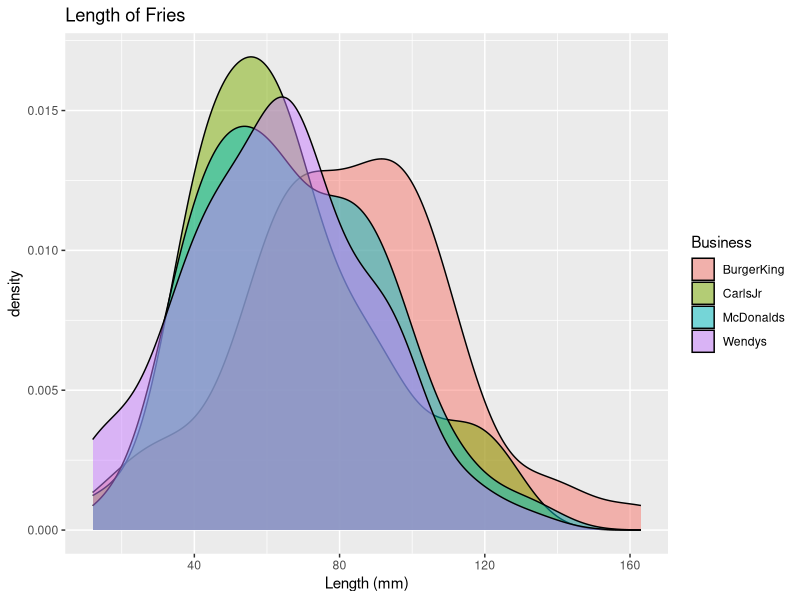
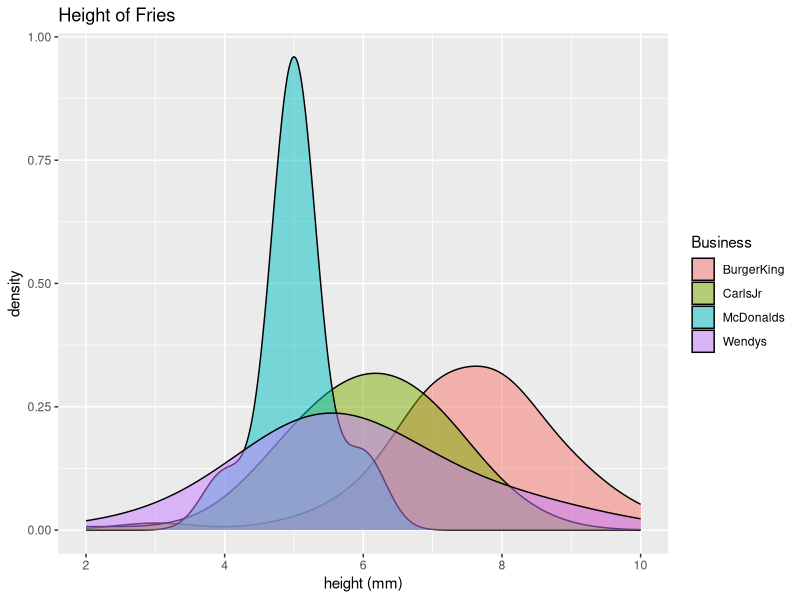
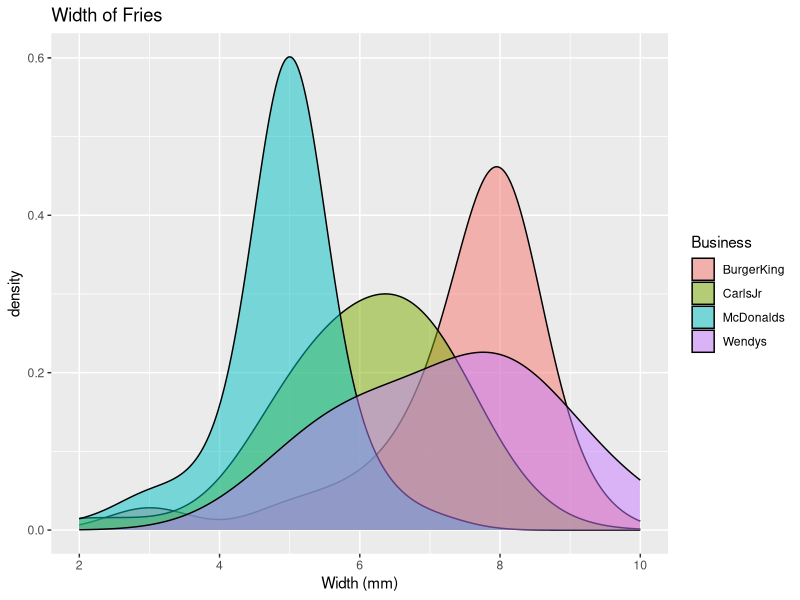
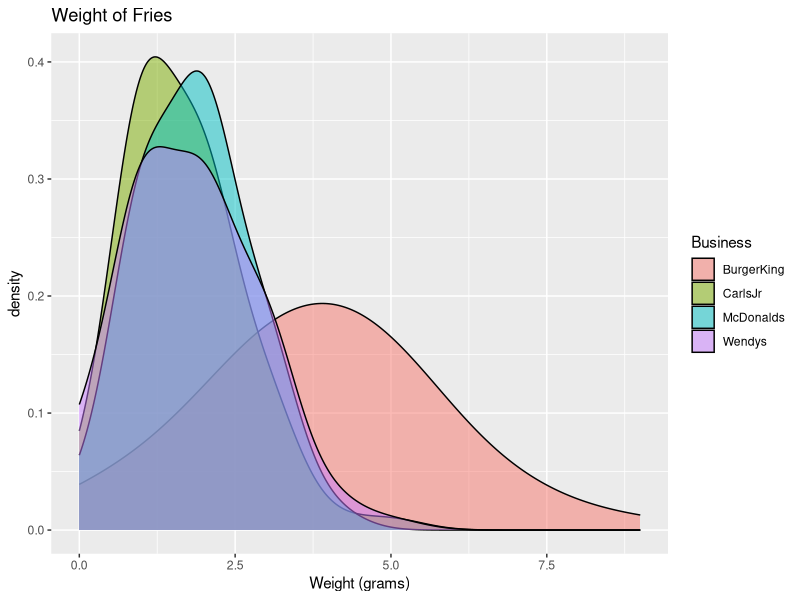

Reproduce these figures in R, in order.
## ---- chunk 1
knitr::opts_chunk$set(echo = TRUE)
library(tidyverse)
fries <- read.csv("fries.csv")
## ---- chunk 2
##All that fancy stats stuff
##If you want to get data from just one place do something like 
##`r 
justWendys <- subset(fries, Business== "Wendys")
justbk <- subset(fries, Business== "BurgerKing")
justmcd <- subset(fries, Business== "McDonalds")
justcarl <- subset(fries, Business== "CarlsJr")
## ---- chunk 3
ggplot(fries) +
  geom_density(aes(x=Length, fill=Business), alpha=0.5) +
  labs(
    title="Length of Fries",
    x="Length (mm)"
  ) +
  theme_gray()

## ---- chunk 4

ggplot(fries) +
  geom_density(aes(x=Height, fill=Business), alpha=0.5, adjust=1.9) +
  labs(
    title="Height of Fries",
    x="height (mm)"
  ) +
  theme_gray()
## ---- chunk 5

ggplot(fries) +
  geom_density(aes(x=Width, fill=Business), alpha=0.5, adjust=1.9) +
  labs(
    title="Width of Fries",
    x="Width (mm)"
  ) +
  theme_gray()
## ---- chunk 6

ggplot(fries) +
  geom_density(aes(x=Grams, fill=Business), alpha=0.5, adjust=1.9) +
  labs(
    title="Weight of Fries",
    x="Weight (grams)"
  ) +
  theme_gray()

#adjust 1.9 smoothes the discrete values into a normal looking graph.
## ---- chunk 7
##Alex will continue this thought

##AverageStats <- data.frame (Company  = c("McDonalds", "Wendy's", "Burger King", "Carl's Jr."),
##                  FryCount = c(count(justbk", "value_2", ...)
##                  )
